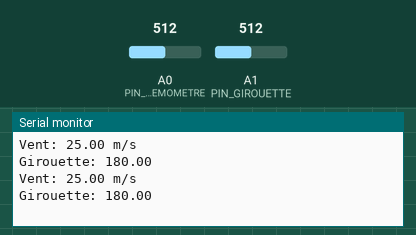
The sketch below on a simulated Arduino Uno, built with avr-gcc and run on an emulated ATmega328P. Parts: the last lines printed to the serial monitor. Inputs (shaded band) come from the test bench; at power-on: A0 (PIN_ANEMOMETRE) = 512, A1 (PIN_GIROUETTE) = 512.

Above: at 6.8 s.
6.9 s: A0 (PIN_ANEMOMETRE) set to 716
At 10.1 s:
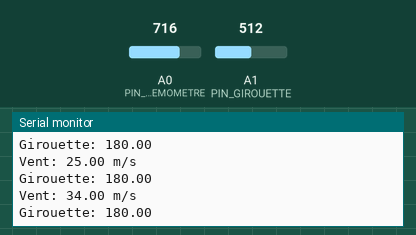
11.4 s: A1 (PIN_GIROUETTE) set to 716
At 12.4 s:
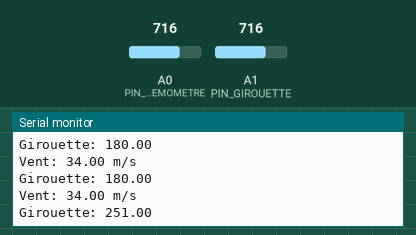
15.9 s: A0 (PIN_ANEMOMETRE) set to 900
At 19.4 s:
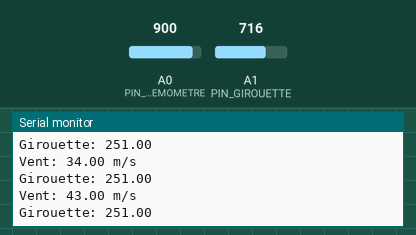
20.4 s: A1 (PIN_GIROUETTE) set to 900
At 21.7 s:
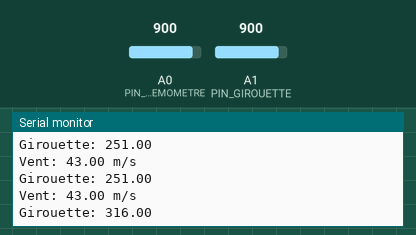
Timing chart, 0 to 23.4 s (numbered marks = the images above; inputs shaded):
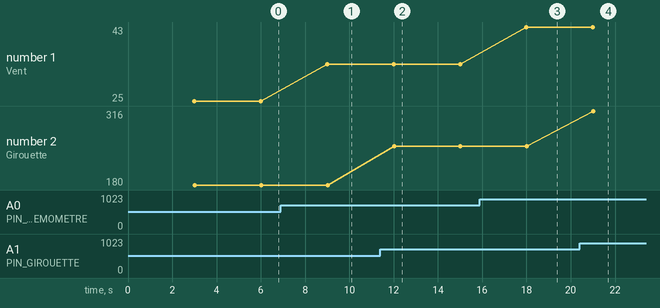

The sketch:

anenometre2.ino
```cpp
#include <Wire.h>

// Broches analogiques pour l'anémomètre et la girouette
#define PIN_ANEMOMETRE A0
#define PIN_GIROUETTE A1

// Définitions pour les calculs
#define PI 3.1415
#define RAYON 0.07

// Variables pour les compteurs et les mesures
unsigned long previousMillis = 0;
unsigned long previousMillis2 = 0;
unsigned long delaiAnemometre = 3000L;
unsigned long delaiProgramme = 60000L;

float gust = 0;
float wind = 0;
int nbAnemo = 0;
float vitesseVent = 0;
float gir = 0;
int nbGir = 0;

// Fonction pour convertir la lecture de l'anémomètre en m/s
float anemometreToMetersPerSecond(int anemometreValue) {
  // Ceci est un exemple de conversion. Vous devrez l'adapter à votre capteur.
  // Supposons que votre anémomètre donne une plage de valeurs analogiques (0-1023)
  // et que vous connaissez la relation entre ces valeurs et la vitesse du vent.
  // Par exemple, si 0 correspond à 0 m/s et 1023 à une vitesse maximale (ex: 50 m/s)
  // Vous devrez calibrer ces valeurs en fonction de votre capteur spécifique.
  return map(anemometreValue, 0, 1023, 0, 50); // Exemple : conversion en m/s
}

void setup() {
  Serial.begin(9600);
}

void loop() {
  unsigned long currentMillis = millis();

  // Lecture des données de l'anémomètre et de la girouette
  if (currentMillis - previousMillis >= delaiAnemometre) {
    previousMillis = currentMillis;

    // Lecture de la vitesse du vent depuis l'anémomètre (broche A0)
    int anemometreData = analogRead(PIN_ANEMOMETRE);
    vitesseVent = anemometreToMetersPerSecond(anemometreData);
    if (vitesseVent > gust) gust = vitesseVent;
    wind += vitesseVent;
    nbAnemo++;
    Serial.print("Vent: ");
    Serial.print(vitesseVent);
    Serial.println(" m/s");

    // Lecture de la direction du vent depuis la girouette (broche A1)
    int girouetteData = analogRead(PIN_GIROUETTE);
    gir = map(girouetteData, 0, 1023, 0, 360); // Exemple: conversion en degrés
    nbGir++;
    Serial.print("Girouette: ");
    Serial.println(gir);
  }

  // Calculs et envoi des données toutes les minutes
  if (currentMillis - previousMillis2 >= delaiProgramme) {
    previousMillis2 = currentMillis;

    float avgwind = wind / nbAnemo;
    Serial.print("Vent AVG: ");
    Serial.print(avgwind);
    Serial.println(" m/s");
    Serial.print("Gust: ");
    Serial.print(gust);
    Serial.println(" m/s");

    float avggir = gir / nbGir;
    Serial.print("Girouette AVG: ");
    Serial.println(avggir);

    wind = 0;
    gust = 0;
    nbAnemo = 0;
    gir = 0;
    nbGir = 0;
  }
}
```

Measured:
- after the input at 6.9 s, the serial monitor: prints a new line after 2.1 s (image 1)
- after the input at 11.4 s, the serial monitor: prints a new line after 0.62 s (image 2)
- after the input at 15.9 s, the serial monitor: prints a new line after 2.1 s (image 3)
- after the input at 20.4 s, the serial monitor: prints a new line after 0.62 s (image 4)
- plotted number 1: 25 → 34 after the input at 6.9 s, 34 → 43 after the input at 15.9 s
- plotted number 2: 180 → 251 after the input at 11.4 s, 251 → 316 after the input at 20.4 s
